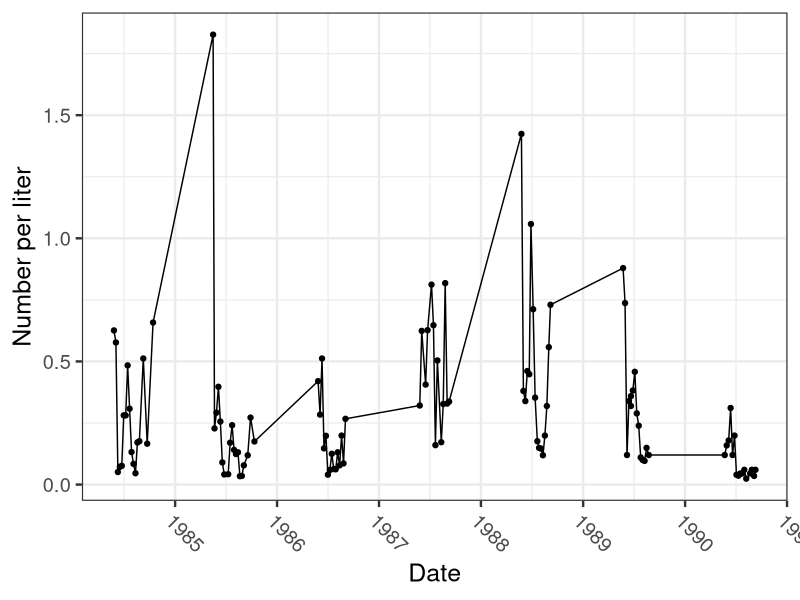
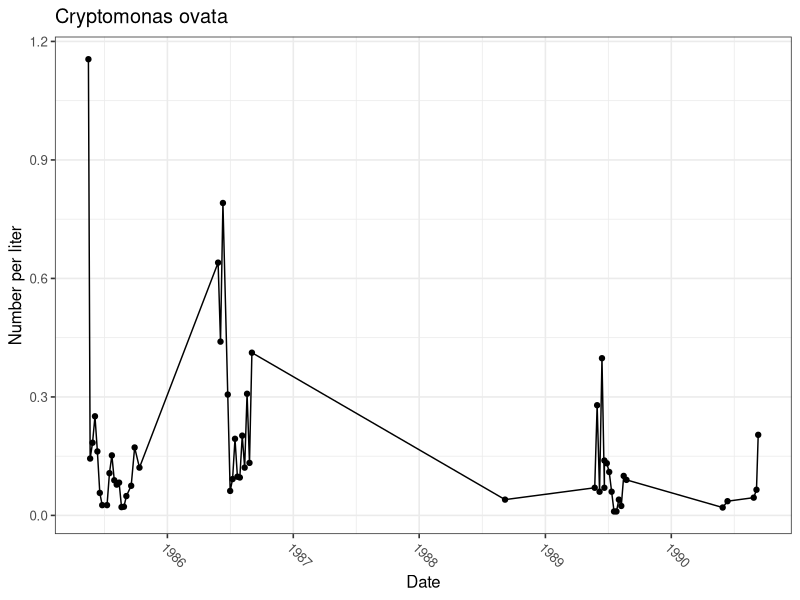
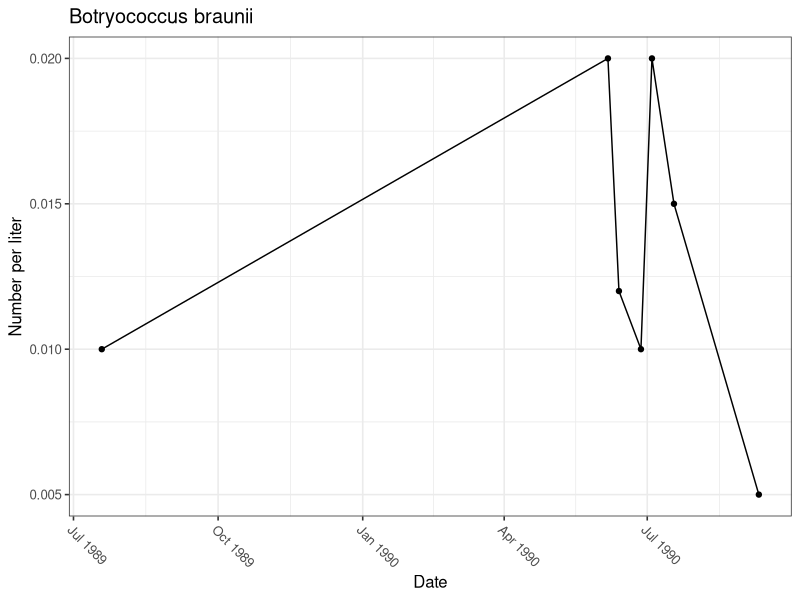
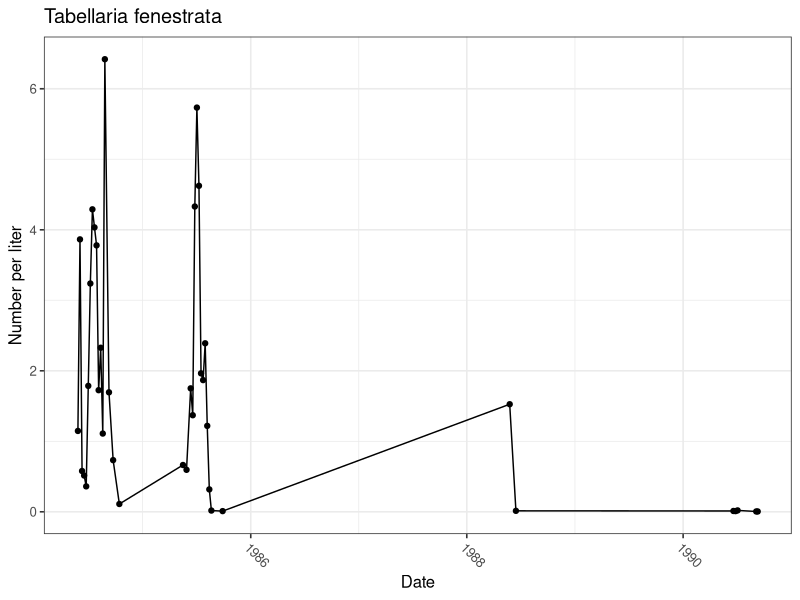
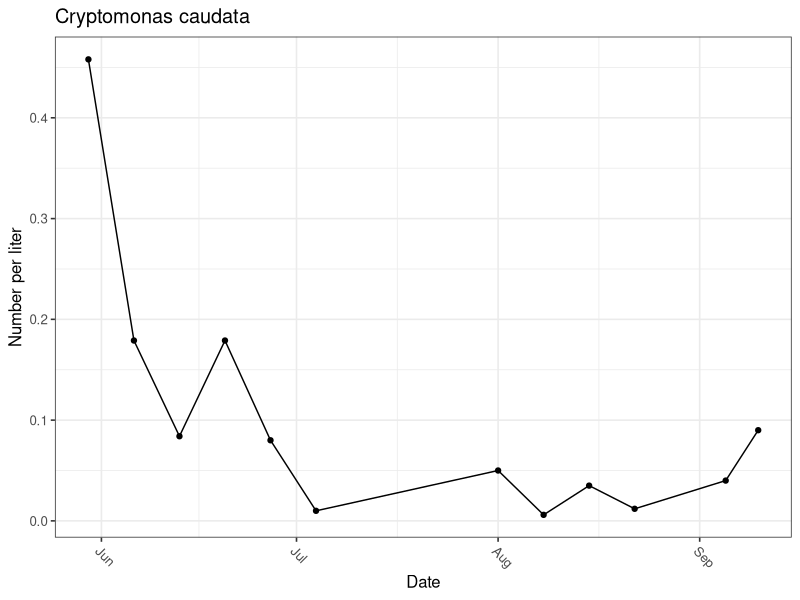
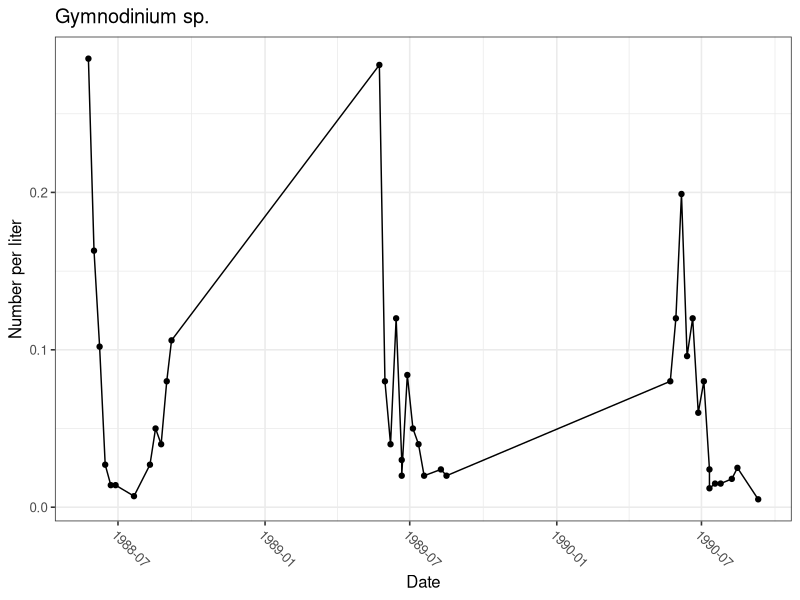
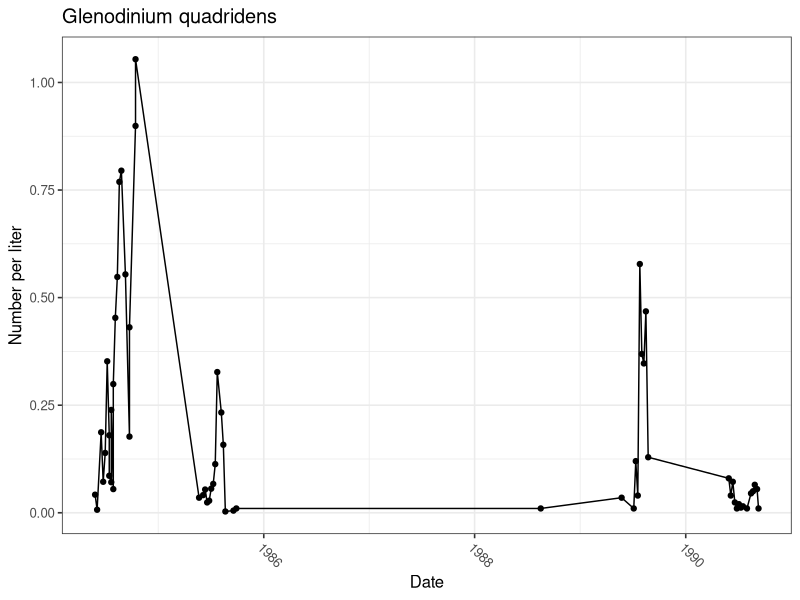
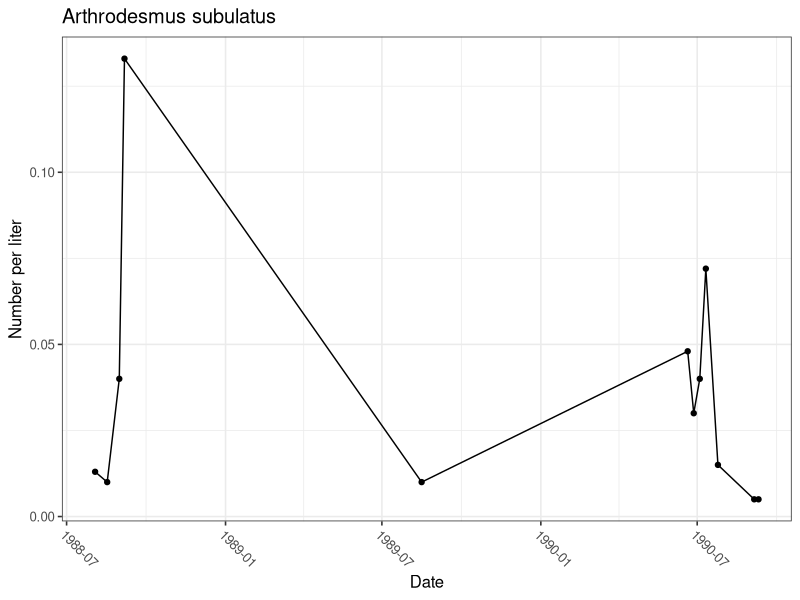

These charts were generated, in order, by the following R code: (Note: this script raises an error after producing the figures.)
# Data from
# https://lter.limnology.wisc.edu/data_TL_phytocatalog/search

library(ggplot2)
library(scales)

data_TL_phyto <- read.csv("./data/cascade_project__phytoplankton.csv")

head(data_TL_phyto)

# subset for Tuesday lake only 
data_TL_phyto <- subset(data_TL_phyto, data_TL_phyto$lakeid=="T")

# how many unique species 
length(unique(data_TL_phyto$taxon_name))
sort(unique(data_TL_phyto$taxon_name))

# How many observations per species 
sort(table(data_TL_phyto$taxon_name))

# save the species names to a .csv
phyto_names <- unique(data_TL_phyto$taxon_name)
write.csv(phyto_names, file = "data/TL_phyto_species.csv")

# convert dates to true dates 
data_TL_phyto$date <- as.Date(data_TL_phyto$sampledate)

# plot an individual time series 
# possible response variables are "concentration" and "total_biovol"
temp_data <- subset(data_TL_phyto, taxon_name=="Cryptomonas 2 (<22)")

temp <- ggplot(temp_data, aes(date,concentration)) 
temp <- temp + geom_point() + geom_line()
temp <- temp + ylab("Number per liter")
temp <- temp + xlab("Date")
temp <- temp + theme_bw(base_size=18)
temp <- temp + scale_x_date(labels=date_format("%Y"),breaks=date_breaks("year"))
temp <- temp + theme(axis.text.x = element_text(angle=315,hjust=0)) # fix here
temp

# plot & save all time series
for (i in unique(data_TL_phyto$taxon_name)){

  temp_data <- subset(data_TL_phyto, taxon_name==i)
  
  temp <- ggplot(temp_data, aes(date,concentration)) 
  temp <- temp + geom_point() + geom_line()
  temp <- temp + ylab("Number per liter")
  temp <- temp + xlab("Date")
  temp <- temp + theme_bw(base_size=12)
  temp <- temp + ggtitle(i)
  temp <- temp + theme(axis.text.x = element_text(angle=315,hjust=0)) # fix here
  
  # if the taxa name contains > or <, you need to remove that character 
  i <- sub("<", "less", i)
  i <- sub(">", "more", i)
  i <- sub("/", "-", i)
  
  ggsave(paste("time_series_plots/phyto/",i,".jpg",sep=""),temp)
  
}

# facet by taxon_name 
temp <- ggplot(data_TL_phyto, aes(date,concentration)) 
temp <- temp + geom_point() + geom_line()
temp <- temp + facet_wrap(~taxon_name)
temp <- temp + ylab("Number per liter")
temp <- temp + xlab("Date")
temp <- temp + theme_bw(base_size=18)
temp <- temp + scale_x_date(labels=date_format("%Y"),breaks=date_breaks("year"))
temp <- temp + theme(axis.text.x = element_text(angle=315,hjust=0)) # fix here
temp
